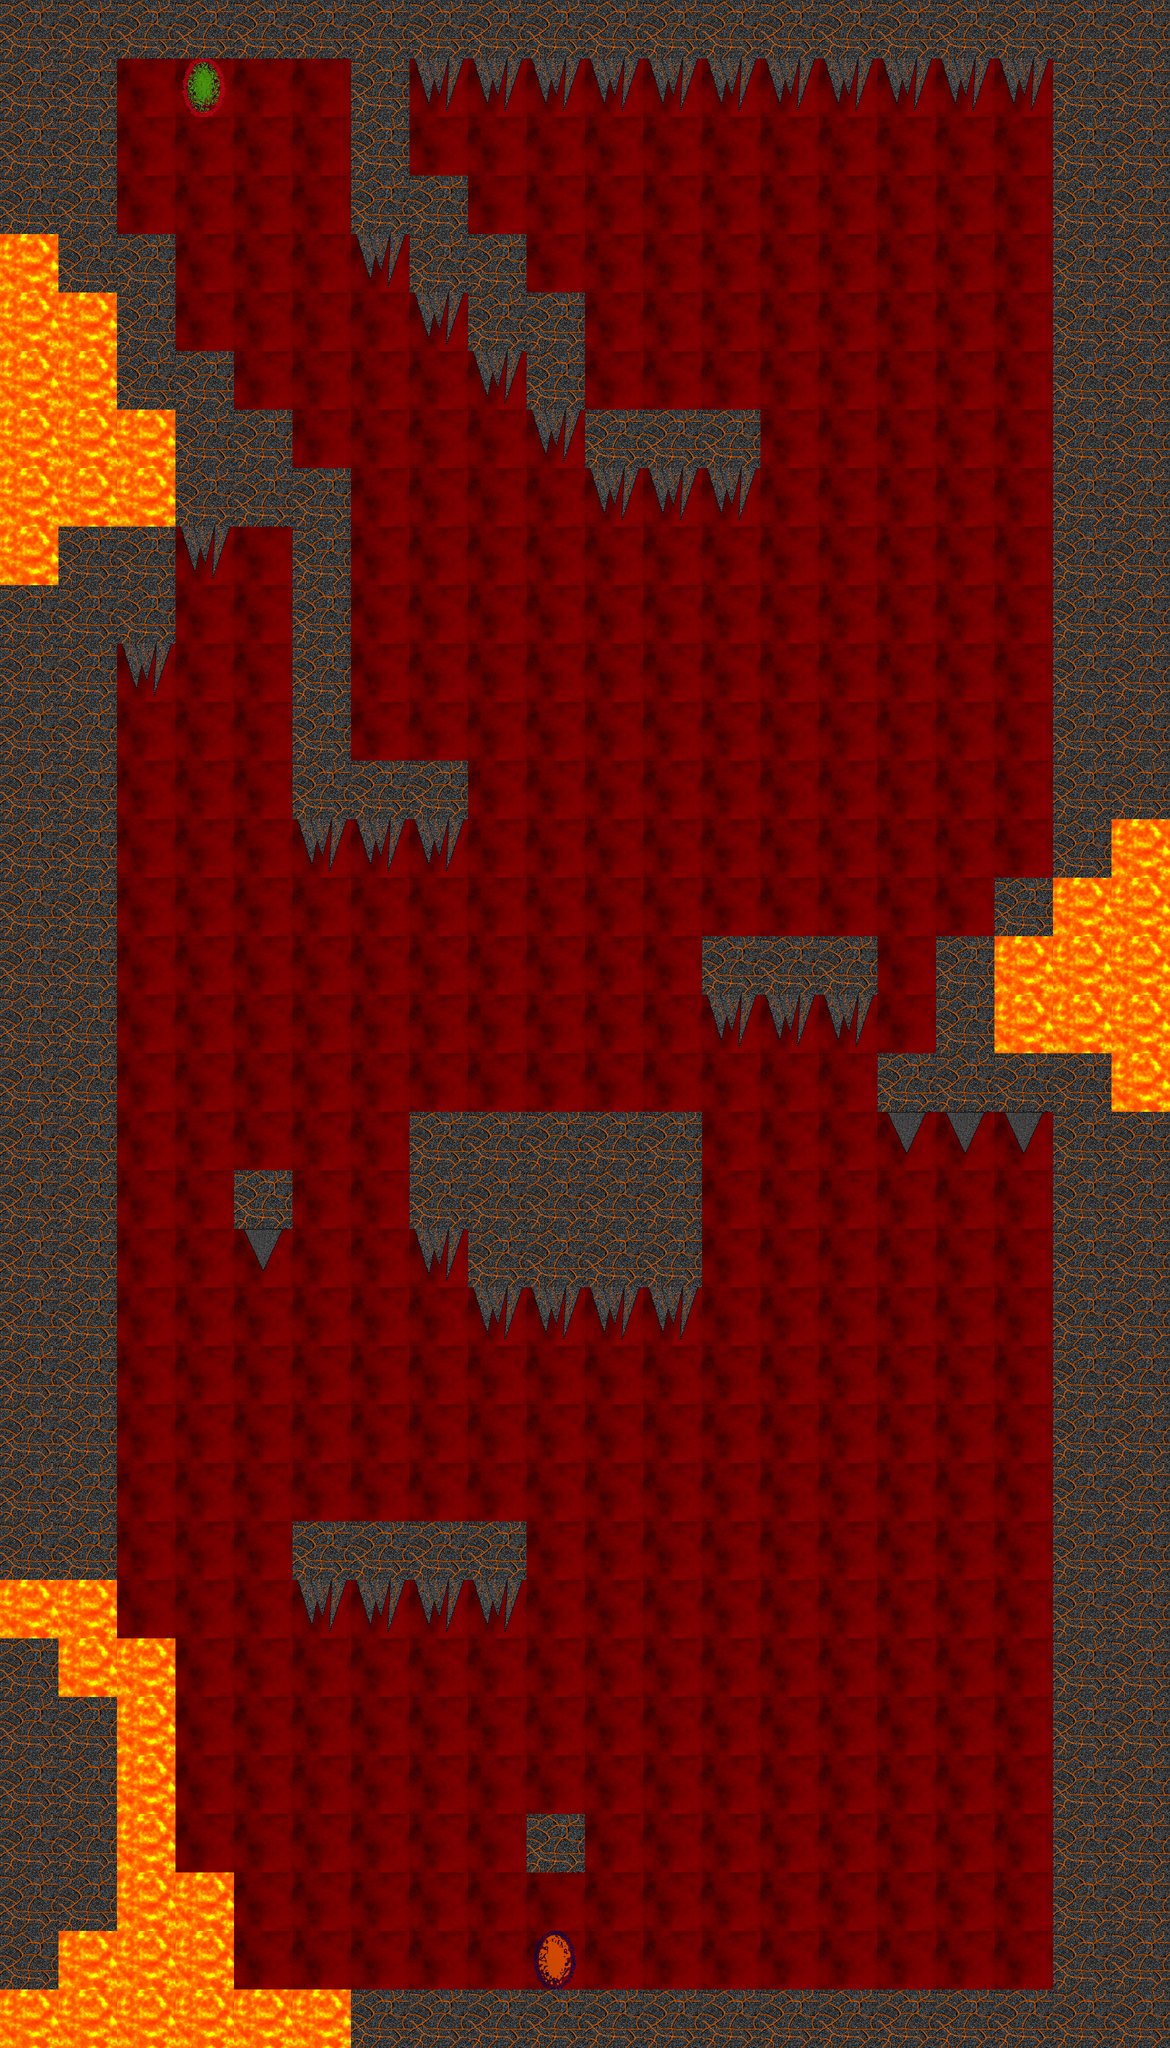

This is a level from a 2D game, rendered from its Tiled map with the project's own tilesets. A one-line summary and the map file follow, with tile-layer data summarised:
An orthogonal 20x35 tile map with 128x128 px tiles, 2 tile layers (Background, Main) and 45 objects.

<map version="1.0" orientation="orthogonal" renderorder="right-down" width="20" height="35" tilewidth="128" tileheight="128" nextobjectid="91">
 <tileset firstgid="1" name="GTile" tilewidth="128" tileheight="128" tilecount="64" columns="8">
  <image source="../GTileSheet.png" width="1024" height="1024" />
 </tileset>
 <layer name="Background" width="20" height="35">
  <data>[700 cells, 700 non-empty, 3 distinct tile ids]</data>
 </layer>
 <layer name="Main" width="20" height="35">
  <data>[700 cells, 262 non-empty, 7 distinct tile ids]</data>
 </layer>
 <objectgroup name="Ground" visible="0">
  <object id="2" x="0" y="0" width="256" height="4480" />
  <object id="3" x="2304" y="0" width="256" height="4480" />
  <object id="4" x="256" y="0" width="2048" height="128" />
  <object id="5" x="256" y="512" width="128" height="896" />
  <object id="6" x="384" y="768" width="128" height="384" />
  <object id="7" x="512" y="896" width="128" height="256" />
  <object id="8" x="640" y="1024" width="128" height="128" />
  <object id="9" x="2176" y="1920" width="128" height="512" />
  <object id="10" x="2048" y="2048" width="128" height="384" />
  <object id="11" x="1920" y="2304" width="128" height="128" />
  <object id="12" x="1536" y="2048" width="384" height="128" />
  <object id="13" x="1280" y="896" width="384" height="128" />
  <object id="14" x="640" y="1664" width="384" height="128" />
  <object id="15" x="1152" y="2688" width="384" height="128" />
  <object id="16" x="640" y="3328" width="512" height="128" />
  <object id="17" x="512" y="2560" width="128" height="128" />
  <object id="18" x="1152" y="3968" width="128" height="128" />
  <object id="57" x="256" y="4352" width="2048" height="128" />
  <object id="76" x="768" y="128" width="128" height="384" />
  <object id="77" x="896" y="384" width="128" height="256" />
  <object id="78" x="1024" y="512" width="128" height="256" />
  <object id="79" x="1152" y="640" width="128" height="256" />
  <object id="80" x="640" y="1152" width="128" height="512" />
  <object id="81" x="896" y="2432" width="640" height="256" />
  <object id="83" x="1024" y="2688" width="128" height="128" />
 </objectgroup>
 <objectgroup name="Spikes">
  <object id="63" x="924" y="124" width="1372" height="100" />
  <object id="64" x="1296" y="1024" width="352" height="104" />
  <object id="65" x="404" y="1152" width="88" height="104" />
  <object id="66" x="272" y="1412" width="92" height="100" />
  <object id="67" x="652" y="1792" width="356" height="100" />
  <object id="69" x="1560" y="2176" width="340" height="104" />
  <object id="70" x="1944" y="2436" width="348" height="88" />
  <object id="71" x="1168" y="2812" width="350" height="86" />
  <object id="72" x="536" y="2688" width="80" height="92" />
  <object id="73" x="660" y="3456" width="476" height="108" />
  <object id="74" x="260" y="3588" width="128" height="764" />
  <object id="75" x="388" y="4088" width="124" height="256" />
  <object id="85" x="928" y="2688" width="64" height="96" />
  <object id="86" x="1056" y="2816" width="64" height="96" />
  <object id="87" x="800" y="512" width="64" height="96" />
  <object id="88" x="928" y="640" width="64" height="96" />
  <object id="89" x="1056" y="768" width="64" height="96" />
  <object id="90" x="1184" y="896" width="64" height="96" />
 </objectgroup>
 <objectgroup name="EnterPortal">
  <object id="51" x="1160.61" y="4224.24" width="100" height="130.303">
   <ellipse />
  </object>
 </objectgroup>
 <objectgroup name="ExitPortal">
  <object id="52" x="400" y="136.364" width="90.9091" height="115.152">
   <ellipse />
  </object>
 </objectgroup>
</map>
